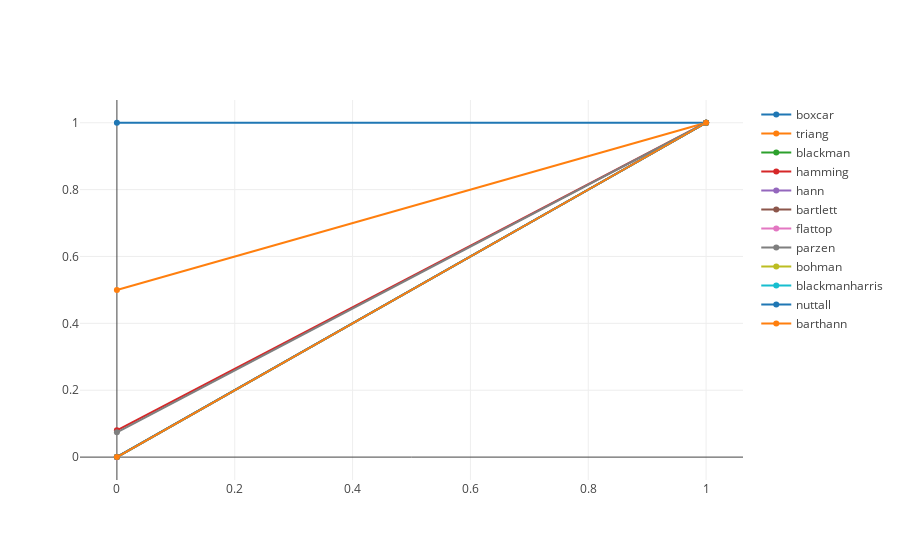

The notebook cell saved with this chart:
### Code cell
plot_windows(AVAILABLE_WINDOWS)

### Figure 1 — Plotly figure (JSON) as saved in the notebook; plotly's stock layout.template omitted (floating-point values rounded to 4 significant figures)
{"data": [{"name": "boxcar", "type": "scatter", "uid": "ad2efea0-d7a9-11e8-b9f0-0021283cb203", "x": [0, 1], "y": [1, 1]}, {"name": "triang", "type": "scatter", "uid": "ad2f0152-d7a9-11e8-b9f0-0021283cb203", "x": [0, 1], "y": [0.5, 1]}, {"name": "blackman", "type": "scatter", "uid": "ad2f031e-d7a9-11e8-b9f0-0021283cb203", "x": [0, 1], "y": [-1.388e-17, 1.0]}, {"name": "hamming", "type": "scatter", "uid": "ad2f0486-d7a9-11e8-b9f0-0021283cb203", "x": [0, 1], "y": [0.08, 1]}, {"name": "hann", "type": "scatter", "uid": "ad2f05e4-d7a9-11e8-b9f0-0021283cb203", "x": [0, 1], "y": [0, 1]}, {"name": "bartlett", "type": "scatter", "uid": "ad2f0742-d7a9-11e8-b9f0-0021283cb203", "x": [0, 1], "y": [0, 1]}, {"name": "flattop", "type": "scatter", "uid": "ad2f0896-d7a9-11e8-b9f0-0021283cb203", "x": [0, 1], "y": [-0.0004211, 1.0]}, {"name": "parzen", "type": "scatter", "uid": "ad2f09e0-d7a9-11e8-b9f0-0021283cb203", "x": [0, 1], "y": [0.07407, 1]}, {"name": "bohman", "type": "scatter", "uid": "ad2f0b34-d7a9-11e8-b9f0-0021283cb203", "x": [0, 1], "y": [0, 1]}, {"name": "blackmanharris", "type": "scatter", "uid": "ad2f0c88-d7a9-11e8-b9f0-0021283cb203", "x": [0, 1], "y": [6e-05, 1]}, {"name": "nuttall", "type": "scatter", "uid": "ad2f0ddc-d7a9-11e8-b9f0-0021283cb203", "x": [0, 1], "y": [0.0003628, 1]}, {"name": "barthann", "type": "scatter", "uid": "ad2f0f26-d7a9-11e8-b9f0-0021283cb203", "x": [0, 1], "y": [0, 1]}], "layout": {"autosize": true, "xaxis": {"autorange": true, "range": [-0.06567, 1.066], "type": "linear"}, "yaxis": {"autorange": true, "range": [-0.0737, 1.073], "type": "linear"}}}
